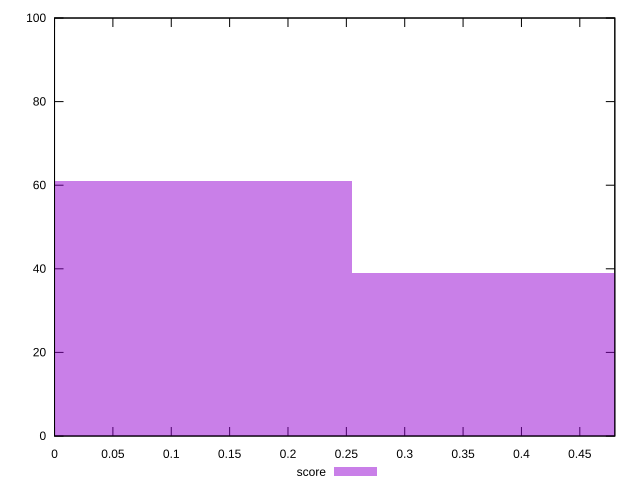

The script that saved this image:
reset

$score <<EOF
0 61
0.5097599041246995 39
EOF

set key outside below
set boxwidth 0.5097599041246995
set xrange [0:0.48]
set yrange [0:100]
set trange [0:100]
set style fill transparent solid 0.5 noborder
set terminal svg size 640, 490 enhanced background rgb 'white'
set output "report_00009_2021-02-08T22-37-41.559Z/unused-javascript/samples/pages/score/histogram.svg"

plot $score title "score" with boxes

reset
